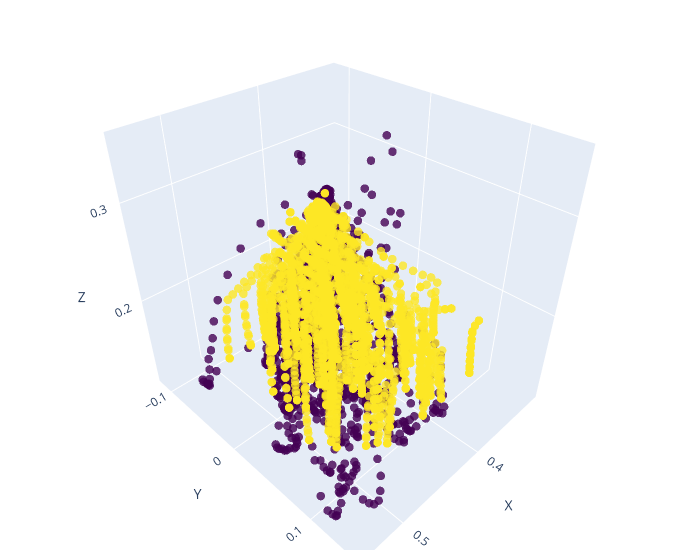

The notebook cell saved with this chart:
### Code cell
# Sample 3D data
x = np.concatenate([ee_pose[:, 0], ee_pose_2nd[:, 0]])
y = np.concatenate([ee_pose[:, 1], ee_pose_2nd[:, 1]])
z = np.concatenate([ee_pose[:, 2], ee_pose_2nd[:, 2]])
colors = np.zeros(len(x))
colors[len(ee_pose):] = 1

# Create a 3D scatter plot
fig = go.Figure(data=[go.Scatter3d(x=x, y=y, z=z, mode='markers',
                                   marker=dict(size=5,
                                               color=colors, # actions[:,-1], # z,  # set color to an array/list of desired values
                                               colorscale='viridis',
                                               opacity=0.8))])

# Make the plot interactive by allowing user to rotate, zoom, etc.
fig.update_layout(scene=dict(
                    xaxis_title='X',
                    yaxis_title='Y',
                    zaxis_title='Z'),
                  width=700,
                  margin=dict(r=20, b=10, l=10, t=10))

fig.show()

### Figure 1 — Plotly figure (JSON) as saved in the notebook; plotly's stock layout.template omitted (floating-point values rounded to 4 significant figures; data arrays with more than 128 entries replaced by an {"elided": "..."} marker saying what was removed)
{"data": [{"marker": {"color": {"elided": "4163 int values"}, "colorscale": [[0, "#440154"], [0.1111, "#482878"], [0.2222, "#3e4989"], [0.3333, "#31688e"], [0.4444, "#26828e"], [0.5556, "#1f9e89"], [0.6667, "#35b779"], [0.7778, "#6ece58"], [0.8889, "#b5de2b"], [1, "#fde725"]], "opacity": 0.8, "size": 5}, "mode": "markers", "type": "scatter3d", "x": {"elided": "4163 float values"}, "y": {"elided": "4163 float values"}, "z": {"elided": "4163 float values"}}], "layout": {"margin": {"b": 10, "l": 10, "r": 20, "t": 10}, "scene": {"xaxis": {"title": {"text": "X"}}, "yaxis": {"title": {"text": "Y"}}, "zaxis": {"title": {"text": "Z"}}}, "width": 700}}
